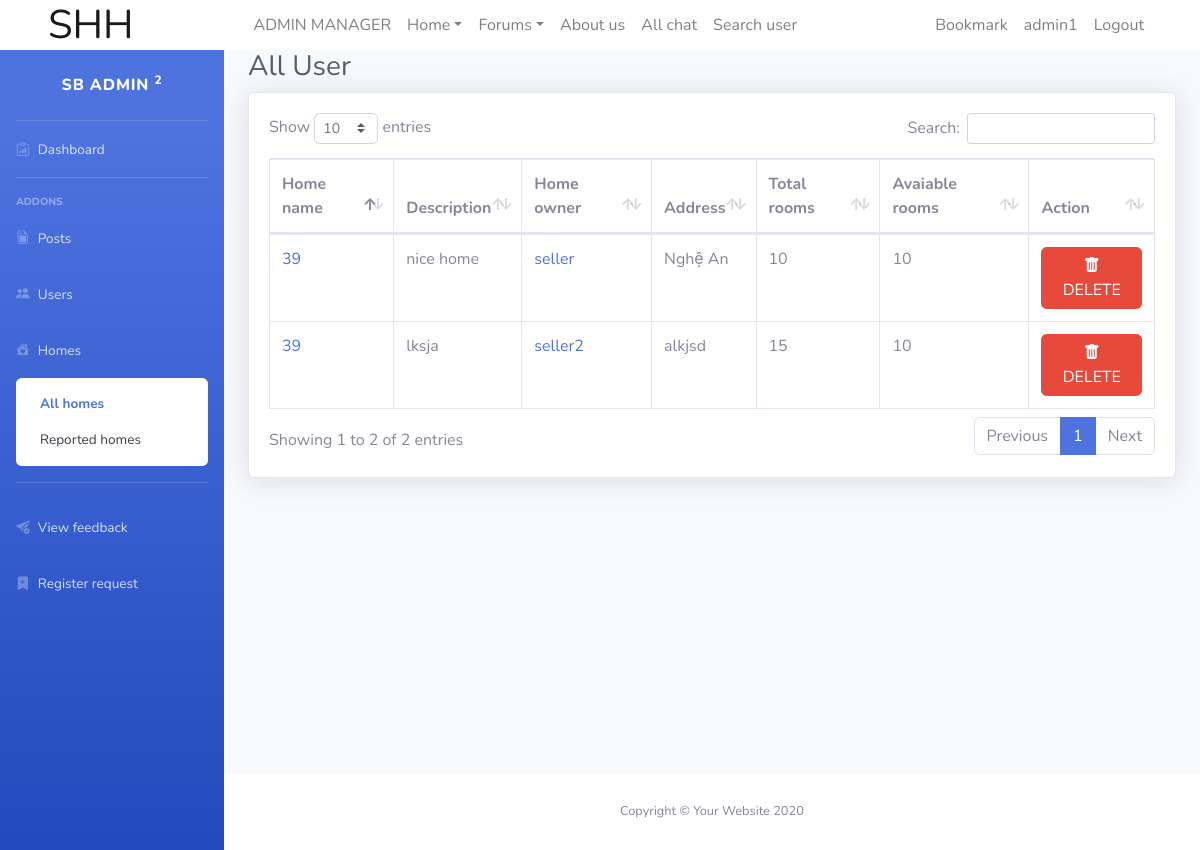
Page /admin/all_Homes (signed in) on the committed database.
### models/home.py (models this page shows)
class Home(db.Model):
    id = db.Column(db.Integer, primary_key=True)
    name = db.Column(db.String(100), unique=False, nullable=False)
    address = db.Column(db.String(100), unique=False, nullable=False)
    description = db.Column(db.String(1000), unique=False, nullable=False)
    total_rooms = db.Column(db.Integer, unique=False, nullable=False)
    available_rooms = db.Column(db.Integer, unique=False, nullable=False)
    timestamp = db.Column(db.DateTime, nullable=False)
    user_id = db.Column(db.Integer, db.ForeignKey('user.id'), nullable=False)
    reports = db.relationship('ReportHome', backref='home', lazy=True)
    room = db.relationship('RoomDetail', backref='home', lazy=True)

### models/user.py (models this page shows)
class User(db.Model):
    id = db.Column(db.Integer, primary_key=True)
    username = db.Column(db.String(80), unique=True, nullable=False)
    email = db.Column(db.String(120), unique=True, nullable=False)
    password = db.Column(db.String(120), nullable=False)
    banned = db.Column(db.Boolean, nullable=True, default=False)
    role = db.Column(db.String(80), nullable=False, default=UserRole.MEMBER)
    posts = db.relationship('Post', back_populates="author")
    comments = db.relationship('Comment')
    reports = db.relationship('ReportPost', backref='user', lazy=True)
    reporthomes = db.relationship('ReportHome', backref='user', lazy=True)
    reportUsers = db.relationship('ReportUser', backref='user', lazy=True)
    reportUserDetail = db.relationship(
        'ReportUserDetail', backref='user', lazy=True)
    home = db.relationship('Home', backref='owner', lazy=True)
    RoomRequest = db.relationship(
        'RoomRequest', primaryjoin="User.id==RoomRequest.user_id", backref='user', lazy=True)

### routers/admin.py (the view)
@admin_router.route("/all_Homes")
@admin_required
def all_Homes():
    return controllers.admin.all_Homes()

### app.py (called while the page is built)
@app.after_request
def apply_caching(response):
    response.headers["X-Frame-Options"] = "SAMEORIGIN"
    response.headers["HTTP-HEADER"] = "VALUE"
    return response

### controllers/admin.py (called while the page is built)
def all_Homes():
    homes = Home.query.all()
    return render_template('admin/allHomes.html', homes=homes)

### templates/admin/allHomes.html (shortened to what this page needs)
<!DOCTYPE html>
<html lang="en">
<head>
    <link href="../../static/css/admin/all.min.css" rel="stylesheet" type="text/css">
    <link href="../../static/css/admin/sb-admin-2.min.css" rel="stylesheet">
    <link href="../../static/css/admin/dataTables.bootstrap4.min.css" rel="stylesheet">
    <link rel="stylesheet" href="https://cdn.jsdelivr.net/npm/bootstrap-icons@1.9.1/font/bootstrap-icons.css">
</head>
<body id="page-top">
    {% include 'components/navbar.html' %}
    <div id="wrapper">
        <ul class="navbar-nav bg-gradient-primary sidebar sidebar-dark accordion" id="accordionSidebar">
            <a class="sidebar-brand d-flex align-items-center justify-content-center" href="index.html">
                <div class="sidebar-brand-text mx-3">SB Admin <sup>2</sup></div>
            </a>
            <hr class="sidebar-divider my-0">
            <li class="nav-item">
                <a class="nav-link" href="{{url_for('admin_router.dashBoard')}}">
                    <i class="bi bi-clipboard-data"></i>
                    <span>Dashboard</span></a>
            </li>
            <hr class="sidebar-divider">
            <div class="sidebar-heading">
                Addons
            </div>
            <li class="nav-item">
                <a class="nav-link collapsed" href="#" data-toggle="collapse" data-target="#collapsePages"
                    aria-expanded="true" aria-controls="collapsePages">
                    <i class="bi bi-file-earmark-post"></i>
                    <span>Posts</span>
                </a>
            </li>
            <li class="nav-item">
                <a class="nav-link collapsed" href="#" data-toggle="collapse" data-target="#collapseUsers"
                    aria-expanded="true" aria-controls="collapseUsers">
                    <i class="bi bi-people-fill"></i>
                    <span>Users</span>
                </a>
            </li>
            <li class="nav-item">
                <a class="nav-link collapsed" href="#" data-toggle="collapse" data-target="#collapseHomes"
                    aria-expanded="true" aria-controls="collapseHomes">
                    <i class="bi bi-house-heart-fill"></i>
                    <span>Homes</span>
                </a>
                <div id="collapseHomes" class="collapse show" aria-labelledby="headingPages"
                    data-parent="#accordionSidebar">
                    <div class="bg-white py-2 collapse-inner rounded">
                        <a class="collapse-item active" href="{{url_for('admin_router.all_Homes')}}">All homes</a>
                        <a class="collapse-item" href="{{url_for('admin_router.reportedHomes')}}">Reported
                            homes</a>
                    </div>
                </div>
            </li>
            <hr class="sidebar-divider d-none d-md-block">
            <li class="nav-item">
                <a class="nav-link" href="{{url_for('admin_router.view_feedback')}}">
                    <i class="fas bi bi-send-check-fill"></i>
                    <span>View feedback</span></a>
            </li>
            <li class="nav-item">
                <a class="nav-link" href="{{url_for('admin_router.view_request_register')}}">
                    <i class="fas bi bi-bookmark-plus-fill"></i>
                    <span>Register request</span></a>
            </li>
        </ul>
        <div id="content-wrapper" class="d-flex flex-column">
            <div id="content">
                <div class="container-fluid">
                    <h1 class="h3 mb-2 text-gray-800">All User</h1>
                    <div class="card shadow mb-4">
                        <div class="card-body">
                            <div class="table-responsive">
                                <table class="table table-bordered" id="dataTable" width="100%" cellspacing="0">
                                    <thead>
                                        <tr>
                                            <th>Home name</th>
                                            <th>Description</th>
                                            <th>Home owner</th>
                                            <th>Address</th>
                                            <th>Total rooms</th>
                                            <th>Avaiable rooms</th>
                                            <th>Action</th>
                                        </tr>
                                    </thead>
                                    <tbody>
                                        {% for home in homes %}
                                        <tr>
                                            <td><a href="/home/home_detail?home_id={{home.id}}"
                                                    title="">{{home.name}}</a></td>
                                            <td>{{home.description}}</td>
                                            <td><a href="{{ url_for('user_router.profile', username = home.owner.username) }}"
                                                    title="">{{home.owner.username}}</a></td>
                                            <td>{{home.address}}</td>
                                            <td>{{home.total_rooms}}</td>
                                            <td>{{home.available_rooms}}</td>
                                            <td>
                                                <form onSubmit="if(!confirm('DELETE THIS HOME?')){return false;}"
                                                    action="./delete_home" method="POST">
                                                    <button class="btn btn-danger" type="submit"><i
                                                            class="bi bi-trash-fill"></i> DELETE </button>
                                                </form>
                                            </td>
                                        </tr>
                                        {% endfor %}
                                    </tbody>
                                </table>
                            </div>
                        </div>
                    </div>
                </div>
            </div>
            <footer class="sticky-footer bg-white">
                <div class="container my-auto">
                    <div class="copyright text-center my-auto">
                        <span>Copyright &copy; Your Website 2020</span>
                    </div>
                </div>
            </footer>
        </div>
    </div>
</body>
</html>

### templates/components/navbar.html (shortened to what this page needs)
<header class="site-header">
  <nav class="navbar navbar-expand-lg bg-white navbar-light sticky-top p-0" style="height: 50px">
    <a href="{{ url_for('user_router.home') }}" class="navbar-brand d-flex align-items-center px-4 px-lg-5">
      <h1 class="m-0">SHH</h1>
    </a>
    <div class="collapse navbar-collapse" id="navbarCollapse">
      <div class="navbar-nav me-auto p-4 p-lg-5">
        {% if session.get('role') == 'ADMIN' %}
        <a href="{{url_for('admin_router.dashBoard')}}" class="nav-item nav-link">ADMIN MANAGER</a>
        {% endif %}
        <div class="nav-item dropdown">
          {% if session.get('role') == 'SELLER' %}
          <a href="#" class="nav-link dropdown-toggle" data-bs-toggle="dropdown">Home</a>
          <div class="dropdown-menu bg-light m-0">
            <a href="{{ url_for('home_router.load_home') }}" class="dropdown-item">My homes</a>
            <a href="{{ url_for('home_router.list_home') }}" class="dropdown-item">Find home</a>
            <a href="team.html" class="dropdown-item">...</a>
          </div>
          {% elif session.get('role') == 'MEMBER' %}
          <a href="#" class="nav-link dropdown-toggle" data-bs-toggle="dropdown">Home</a>
          <div class="dropdown-menu bg-light m-0">
            <a href="{{ url_for('home_router.list_home') }}" class="dropdown-item">Find home</a>
            <a href="team.html" class="dropdown-item">...</a>
          </div>
          {% elif session.get('role') == 'ADMIN' %}
          <a href="#" class="nav-link dropdown-toggle" data-bs-toggle="dropdown">Home</a>
          {% endif %}
        </div>
        <div class="nav-item dropdown">
          {% if session.get('username') != None%}
          <a href="#" class="nav-link dropdown-toggle" data-bs-toggle="dropdown">Forums</a>
          {% else %}
          <a href="#" class="nav-link dropdown-toggle" data-bs-toggle="dropdown">Forums</a>
          <div class="dropdown-menu bg-light m-0">
            <a href="{{ url_for('post_router.newfeed') }}" class="dropdown-item">Newfeeds</a>
            <a href="{{ url_for('post_router.search_post') }}" class="dropdown-item">Search post</a>
          </div>
          {% endif %}
        </div>
        <a href="contact.html" class="nav-item nav-link">About us</a>
        <a href="{{ url_for('chat_router.chat_all') }}" class="nav-item nav-link">All chat</a>
        <a href="{{ url_for('user_router.search_user') }}" class="nav-item nav-link">Search user</a>
      </div>
      <div class="navbar-nav ml-auto p-4 p-lg-5">
        <div class="navbar-nav">
          {% if session.get('username') != None %}
          <a class="nav-item nav-link" href="{{ url_for('user_router.bookmark')}}">Bookmark</a>
          <a class="nav-item nav-link"
            href="{{ url_for('user_router.profile', username = session['username']) }}">{{session['username']}}</a>
          <a class="nav-item nav-link" href="{{ url_for('user_router.logout')  }}">Logout</a>
          {% else %}
          <a class="nav-item nav-link" href="{{ url_for('user_router.login') }}">Login</a>
          <a class="nav-item nav-link" href="{{ url_for('user_router.register') }}">Register</a>
          {% endif %}
        </div>
      </div>
    </div>
  </nav>
</header>

### rows in the picture
Home: name "39", description "nice home", owner.username "seller", address "Nghệ An", total_rooms "10", available_rooms "10"
Home: name "39", description "lksja", owner.username "seller2", address "alkjsd", total_rooms "15", available_rooms "10"

### other values in the picture
{{ session['username'] }} "admin1"
